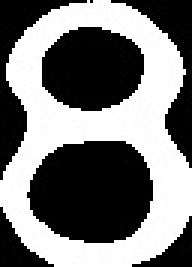
#> input picture projects/CV/test/TrainImage/8.jpg, 64 x 89 px (shown 3 times larger)
$ python -i final7.py   (imports and definitions only)
#> lines starting #> are read from the running program, lines starting #| are printed output that depends on the picture; after the words box and inside, x2 and y2 are one past the last pixel; in counts of white or black regions, pixels touching at a corner belong together
#> further down, picture is the input picture: shape (89, 64, 3); min 0, max 255, mean 120.6
"""
    直接使用分割出来的行进行分割
"""

from time import *
import cv2 as cv
import numpy as np
import os

toSize = 128
TrainList = 'Models2/'


def preHandle(image):  # 去除边框的处理

    gray = cv.GaussianBlur(image, (3, 3), 1)
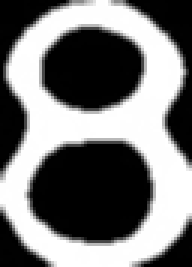
#> gray: shape (89, 64, 3) (shown 3 times larger); min 0, max 255, mean 120.9
    gray = cv.cvtColor(gray, cv.COLOR_BGR2GRAY)
#> gray: shape (89, 64)

    ret1, thresh = cv.threshold(gray, 100, 255, cv.THRESH_BINARY_INV + cv.THRESH_OTSU)  # 使用大基算法，将图像进行二值化
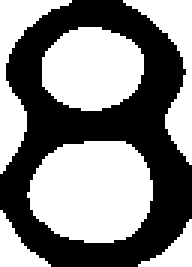
#> thresh: shape (89, 64) (shown 3 times larger); 52.4% white; 1 black region, box (x1, y1, x2, y2) and area: (0, 0, 64, 89) 2713
#> ret1 = 102
    return thresh

"""
    1. 读取训练集TainData目录下所有文件和文件夹
    2. 将训练集的数据映射到toSize维的空间中去
    3. 将测试的数字映射到toSize维的空间中去
    4. 选取5个距离最近的排序,选择最近的作为数字
"""
# [109 lines left out: functions readTrain, changToTxt, img2vector, classify, IdentifImg, run, not called in this run]

# [6 lines not run here, left out]

>>> import cv2
>>> picture = cv2.imread('TrainImage/8.jpg')
>>> result = preHandle(picture)
